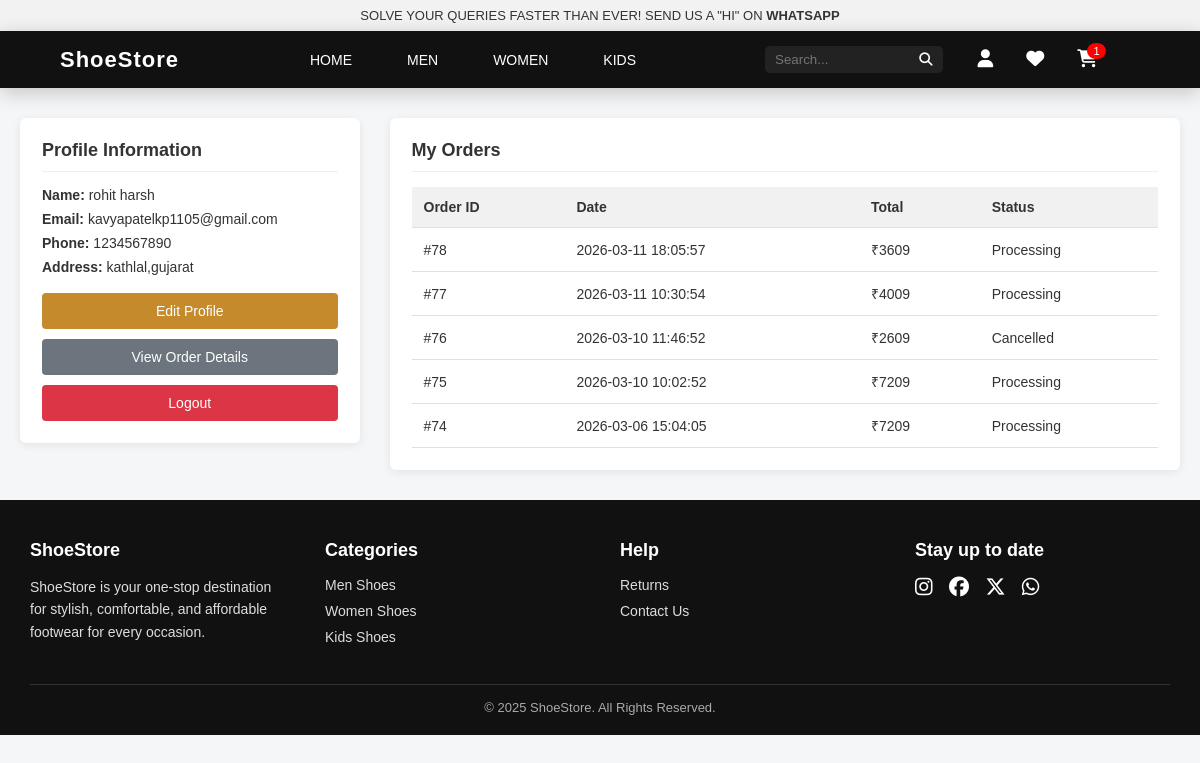
Screenshot of /my_account.php (signed in) with the database file from the repository.
### tables this page shows
CREATE TABLE IF NOT EXISTS `users` (
  `user_id` int(11) NOT NULL AUTO_INCREMENT,
  `name` varchar(100) NOT NULL,
  `email` varchar(100) NOT NULL,
  `password` varchar(100) NOT NULL,
  `phone` varchar(15) DEFAULT NULL,
  `address` varchar(200) DEFAULT NULL,
  `role` varchar(20) DEFAULT 'Customer',
  PRIMARY KEY (`user_id`),
  UNIQUE KEY `email` (`email`)
);

CREATE TABLE IF NOT EXISTS `orders` (
  `order_id` int(11) NOT NULL AUTO_INCREMENT,
  `user_id` int(11) NOT NULL,
  `order_date` datetime NOT NULL DEFAULT CURRENT_TIMESTAMP,
  `total_amount` decimal(10,2) NOT NULL,
  `status` varchar(50) DEFAULT 'Pending',
  PRIMARY KEY (`order_id`),
  KEY `user_id` (`user_id`)
);

### my_account.php (the view, shortened to what this page needs)
<?php
include("db.php");
$user_id = $_SESSION['user_id'];
$user = mysqli_fetch_assoc(mysqli_query(
    $conn,
    "SELECT * FROM users WHERE user_id = $user_id"
));
$orders = mysqli_query(
    $conn,
    "SELECT * FROM orders WHERE user_id = $user_id ORDER BY order_date DESC"
);
?>
<!DOCTYPE html>
<html>
<head>
    <link rel="stylesheet" href="./css/my_account.css">
</head>
<body>
<?php include("header.php"); ?>
<div class="account-container">
    <div class="card">
        <h3>Profile Information</h3>
        <p><b>Name:</b> <?= $user['name']; ?></p>
        <p><b>Email:</b> <?= $user['email']; ?></p>
        <p><b>Phone:</b> <?= $user['phone']; ?></p>
        <p><b>Address:</b> <?= $user['address']; ?></p>
        <a href="edit_profile.php" class="btn">Edit Profile</a>
        <a href="order_details.php" class="btn view-details">View Order Details</a>
        <a href="logout.php" class="btn logout">Logout</a>
    </div>
    <div class="orders">
        <h3>My Orders</h3>
        <?php if (mysqli_num_rows($orders) > 0) { ?>
            <table>
                <tr>
                    <th>Order ID</th>
                    <th>Date</th>
                    <th>Total</th>
                    <th>Status</th>
                </tr>
                <?php while ($order = mysqli_fetch_assoc($orders)) { ?>
                    <tr>
                        <td>#<?= $order['order_id']; ?></td>
                        <td><?= $order['order_date']; ?></td>
                        <td>₹<?= (int)$order['total_amount']; ?></td>
                        <td><?= $order['status']; ?></td>
                    </tr>
                <?php } ?>
            </table>
        <?php } else { ?>
            <p>No orders found.</p>
        <?php } ?>
    </div>
</div>
<?php include("footer.php"); ?>
</body>
</html>

### css/my_account.css (style rules this page uses)
* { box-sizing: border-box; }
body { margin: 0; font-family: Arial, sans-serif; background-color: #f4f6f8; color: #333; }
.account-container { max-width: 1200px; margin: 30px auto; padding: 0 20px; display: flex; gap: 30px; align-items: flex-start; }
.card { width: 30%; background: #ffffff; padding: 22px; border-radius: 6px; box-shadow: 0 2px 10px rgba(0,0,0,0.08); }
.card h3 { margin-top: 0; margin-bottom: 15px; font-size: 18px; border-bottom: 1px solid #eee; padding-bottom: 10px; }
.card p { margin: 8px 0; font-size: 14px; }
.btn { display: inline-block; width: 100%; padding: 10px; margin-top: 10px; text-align: center; background-color: #c58a2c; color: #fff; text-decoration: none; font-size: 14px; border-radius: 4px; transition: background 0.3s; }
.btn.logout { background-color: #dc3545; }
.btn.view-details { background-color: #6c757d; }
.orders { width: 70%; background: #ffffff; padding: 22px; border-radius: 6px; box-shadow: 0 2px 10px rgba(0,0,0,0.08); }
.orders h3 { margin-top: 0; font-size: 18px; border-bottom: 1px solid #eee; padding-bottom: 10px; }
table { width: 100%; border-collapse: collapse; margin-top: 15px; }
table th { background-color: #f1f1f1; font-weight: 600; font-size: 14px; }
table th, table td { padding: 12px; text-align: left; border-bottom: 1px solid #e0e0e0; font-size: 14px; }

### css/header.css (style rules this page uses)
* { margin: 0; padding: 0; box-sizing: border-box; }

### rows the page displays
users: name "rohit harsh", email "kavyapatelkp1105@gmail.com", phone "1234567890", address "kathlal,gujarat"
orders: order_id "78", order_date "2026-03-11 18:05:57", total_amount "3609", status "Processing"
orders: order_id "77", order_date "2026-03-11 10:30:54", total_amount "4009", status "Processing"
orders: order_id "76", order_date "2026-03-10 11:46:52", total_amount "2609", status "Cancelled"
orders: order_id "75", order_date "2026-03-10 10:02:52", total_amount "7209", status "Processing"
orders: order_id "74", order_date "2026-03-06 15:04:05", total_amount "7209", status "Processing"
